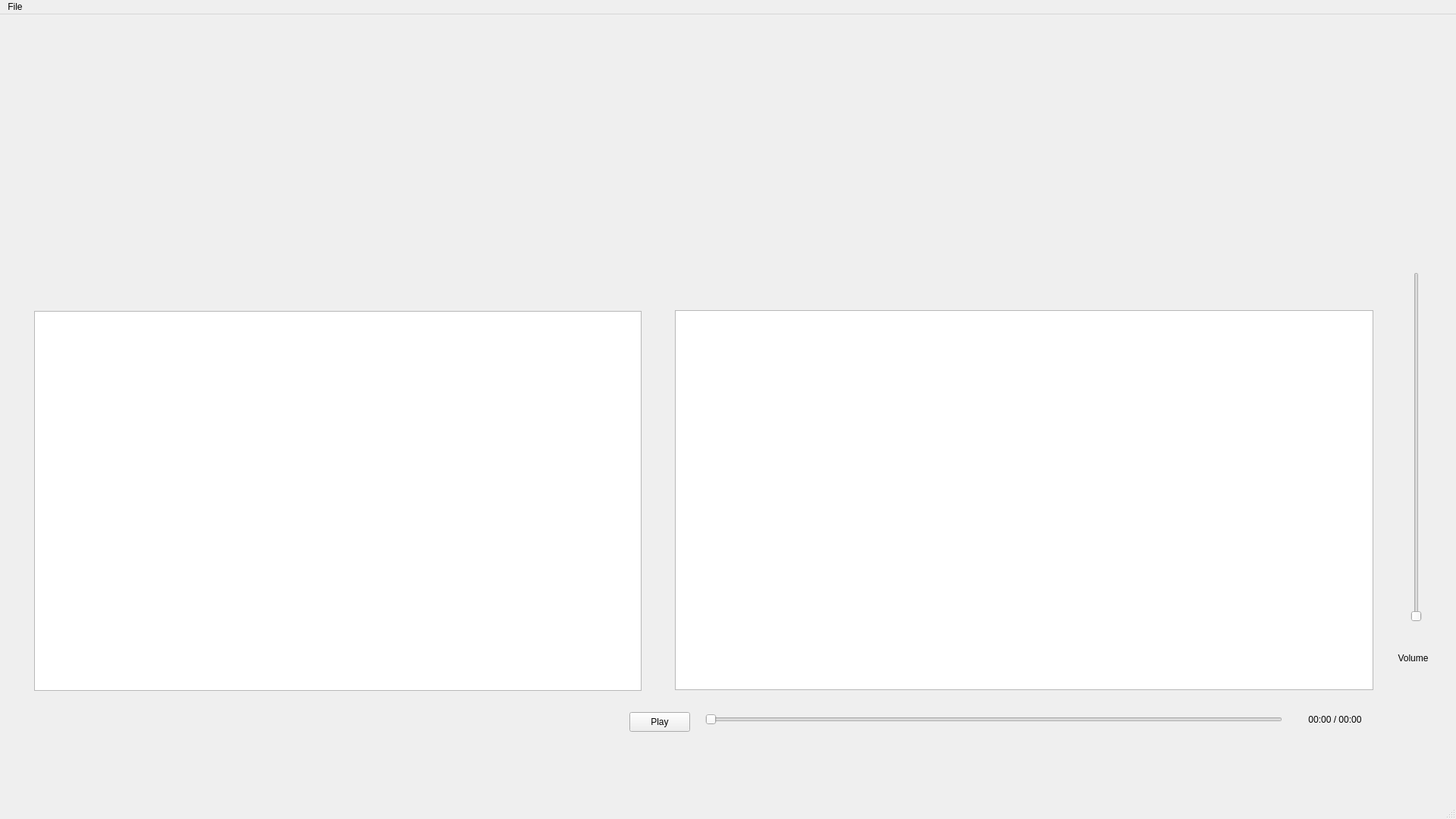
<?xml version="1.0" encoding="UTF-8"?>
<ui version="4.0">
 <class>MainWindow</class>
 <widget class="QMainWindow" name="MainWindow">
  <property name="geometry">
   <rect>
    <x>0</x>
    <y>0</y>
    <width>1920</width>
    <height>1080</height>
   </rect>
  </property>
  <property name="windowTitle">
   <string>MainWindow</string>
  </property>
  <widget class="QWidget" name="centralwidget">
   <widget class="QLabel" name="timeLabel">
    <property name="geometry">
     <rect>
      <x>1710</x>
      <y>920</y>
      <width>101</width>
      <height>20</height>
     </rect>
    </property>
    <property name="text">
     <string>00:00 / 00:00</string>
    </property>
    <property name="alignment">
     <set>Qt::AlignmentFlag::AlignCenter</set>
    </property>
   </widget>
   <widget class="QLabel" name="volumeLabel">
    <property name="geometry">
     <rect>
      <x>1840</x>
      <y>840</y>
      <width>47</width>
      <height>18</height>
     </rect>
    </property>
    <property name="text">
     <string>Volume</string>
    </property>
    <property name="alignment">
     <set>Qt::AlignmentFlag::AlignCenter</set>
    </property>
   </widget>
   <widget class="QSlider" name="volumeSlider">
    <property name="geometry">
     <rect>
      <x>1860</x>
      <y>340</y>
      <width>16</width>
      <height>461</height>
     </rect>
    </property>
    <property name="orientation">
     <enum>Qt::Orientation::Vertical</enum>
    </property>
   </widget>
   <widget class="Playlist" name="playlist">
    <property name="geometry">
     <rect>
      <x>890</x>
      <y>390</y>
      <width>921</width>
      <height>501</height>
     </rect>
    </property>
   </widget>
   <widget class="QSlider" name="timeSlider">
    <property name="geometry">
     <rect>
      <x>930</x>
      <y>920</y>
      <width>761</width>
      <height>20</height>
     </rect>
    </property>
    <property name="orientation">
     <enum>Qt::Orientation::Horizontal</enum>
    </property>
   </widget>
   <widget class="QPushButton" name="pauseButton">
    <property name="geometry">
     <rect>
      <x>830</x>
      <y>920</y>
      <width>80</width>
      <height>26</height>
     </rect>
    </property>
    <property name="text">
     <string>Play</string>
    </property>
   </widget>
   <widget class="MusicData" name="musicData">
    <property name="geometry">
     <rect>
      <x>45</x>
      <y>391</y>
      <width>801</width>
      <height>501</height>
     </rect>
    </property>
   </widget>
  </widget>
  <widget class="QStatusBar" name="statusbar"/>
  <widget class="QMenuBar" name="menuBar">
   <property name="geometry">
    <rect>
     <x>0</x>
     <y>0</y>
     <width>1920</width>
     <height>23</height>
    </rect>
   </property>
   <widget class="QMenu" name="menuFile">
    <property name="title">
     <string>File</string>
    </property>
    <addaction name="actionOpen_Music_Folder"/>
   </widget>
   <addaction name="menuFile"/>
  </widget>
  <action name="actionOpen_Music_Folder">
   <property name="text">
    <string>Open Music Folder</string>
   </property>
  </action>
 </widget>
 <customwidgets>
  <customwidget>
   <class>Playlist</class>
   <extends>QListWidget</extends>
   <header>playlist.h</header>
  </customwidget>
  <customwidget>
   <class>MusicData</class>
   <extends>QListWidget</extends>
   <header location="global">music_data.h</header>
  </customwidget>
 </customwidgets>
 <resources/>
 <connections/>
</ui>
